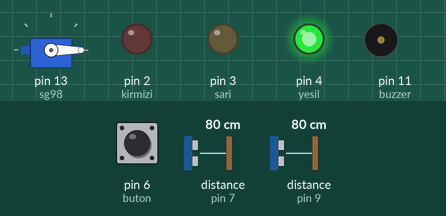
A sketch run on a simulated Arduino Uno, built with avr-gcc and run on an emulated ATmega328P. On the bench: servo, output pins drawn as LEDs (lit = HIGH), buzzer (waves = sounding, pin HIGH). Wiring (inferred from the names in the program): 2 × ultrasonic range finder: trigger pin 8, echo pin 7 / trigger pin 10, echo pin 9. Inputs (shaded band) come from the test bench; at power-on: distance to the obstacle (sensors on pin 7, pin 9) 80 cm, pin 6 (buton) HIGH. The echo pulse lasts 58.3 µs per cm; pins used as bus, display or sensor lines are not drawn; what the sketch prints to the serial monitor is not drawn.

Above: at 1.3 s.
1.4 s: distance to the obstacle (sensor on pin 7) set to 120 cm
At 2.5 s:
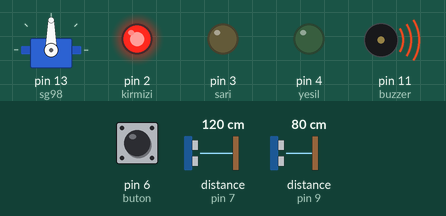
3.5 s: pin 6 (buton) pulled LOW for 0.6 s
At 4.4 s:
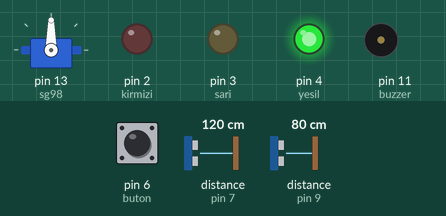
6.1 s: pin 6 (buton) pulled LOW for 3.2 s
At 10.9 s:
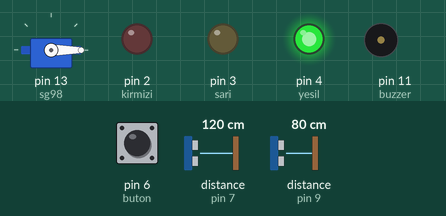
Timing chart, 0 to 12.4 s (numbered marks = the images above; inputs shaded):
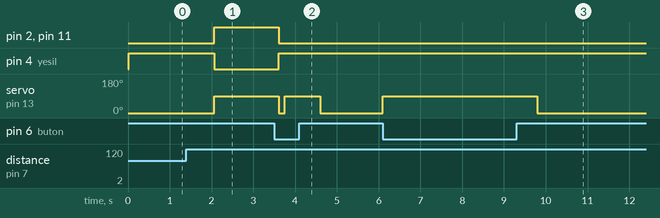

The sketch:

kopru.ino
```cpp
#include <Servo.h>
Servo sg98;
int sensor2;
int sugiris;
int sucikis;
int kirmizi=2;
int sari=3;
int yesil=4;
int buzzer=11;
int echo1=7;
int trig1=8;
int echo2=9;
int trig2=10;
int buton=6;
int fark;
int durum=0;
int a;
long zaman1;
long zaman2;
int mesafe1;
int mesafe2;


void setup()
{
int a=1;
sg98.attach(13);
Serial.begin(9600);
pinMode(kirmizi,OUTPUT);
pinMode(sari,OUTPUT);
pinMode(yesil,OUTPUT);
pinMode(buzzer,OUTPUT);
pinMode(1,OUTPUT);
pinMode(buton,INPUT);
pinMode(7,HIGH);
pinMode(trig1, OUTPUT);
pinMode(echo1,INPUT);
pinMode(trig2,OUTPUT);
pinMode(echo2,INPUT);
Serial.println("Otomatik Sel Önleme Akıllı Köprü Sistemi başlatıldı, Özyıl İnteractive");
}
void loop(){
  sg98.write(0);
  digitalWrite(yesil,HIGH);
  digitalWrite(sari,LOW);
  digitalWrite(buzzer,LOW);
  digitalWrite(kirmizi,LOW);


  if(digitalRead(buton)==0){
    a=2;
        if (a == 2) {
      Serial.print("Özyıl Entertainmet ve Özyıl İnteractive tarafından geliştirilen otomatik sel önleme akıllı köprü sistemini kullandığınız için tesekkur ederiz.");
     while(true) {
    if(digitalRead(buton) == 0) { // Buton basıldığında
        sg98.write(90); // Servo motoru 90 derece konumuna getir
        while(digitalRead(buton) == 0); // Buton serbest bırakılıncaya kadar bekle
        delay(500); // Belirli bir süre bekle
        sg98.write(0); // Servo motoru 0 derece konumuna getir
        delay(500); // Belirli bir süre bekle
        Serial.write("Butona Basildi\n"); // Buton durumunu seri porta yazdır
        while(digitalRead(buton) == 0); // Buton serbest bırakılıncaya kadar bekle
    }
}
        }
  }
  if (a!=2){


  while(digitalRead(buton)==1){
  digitalWrite(trig1, LOW);
  delayMicroseconds(5);
  digitalWrite(trig1, HIGH);
  delayMicroseconds(10);
  digitalWrite(trig1, LOW);
  zaman1 = pulseIn(echo1, HIGH);
  mesafe1= (zaman1 /29.1)/2;
  delay(500);
  digitalWrite(trig2, LOW);
  delayMicroseconds(5);
  digitalWrite(trig2, HIGH);
  delayMicroseconds(10);
  digitalWrite(trig2, LOW);
  zaman2 = pulseIn(echo2, HIGH);
  mesafe2= (zaman2 /29.1)/2;
  int fark=abs(mesafe1-mesafe2);
Serial.print("Su seviyesi farkı: ");
Serial.print(fark);
Serial.println("cm by Özyıl Interactive");
  if(fark<5){
    digitalWrite(yesil,HIGH);
    digitalWrite(sari,LOW);
    digitalWrite(buzzer,LOW);
    digitalWrite(kirmizi,LOW);
    sg98.write(0);

  }
  if(5<fark and fark<8){
    digitalWrite(yesil,LOW);
    digitalWrite(sari,HIGH);
    digitalWrite(buzzer,LOW);
    digitalWrite(kirmizi,LOW);
    sg98.write(0);


  }
  if(7<fark){
  digitalWrite(yesil,LOW);
  digitalWrite(sari,LOW);
  digitalWrite(buzzer,HIGH);
  digitalWrite(kirmizi,HIGH);
  sg98.write(90);


  }
  }
  }
}
```

Measured:
- after the input at 1.4 s, pin 2 (kirmizi), pin 11 (buzzer): LOW → HIGH after 0.67 s; pin 4 (yesil): HIGH → LOW after 0.67 s; servo on pin 13 (sg98): 0° → 90° after 0.67 s
- after the input at 3.5 s, pin 2 (kirmizi), pin 11 (buzzer): HIGH → LOW after 0.11 s; pin 4 (yesil): LOW → HIGH after 0.11 s; servo on pin 13 (sg98): 90° → 0° after 0.11 s, → 90° 0.15 s later, → 0° 0.85 s later
- after the input at 6.1 s, servo on pin 13 (sg98): 0° → 90° at once, → 0° 3.7 s later
